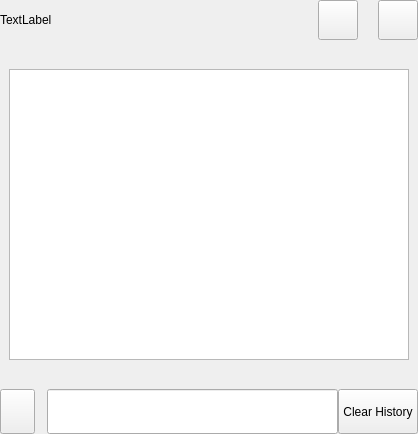
<?xml version="1.0" encoding="UTF-8"?>
<ui version="4.0">
 <class>SettingsConsoleWidget</class>
 <widget class="QWidget" name="SettingsConsoleWidget">
  <property name="geometry">
   <rect>
    <x>0</x>
    <y>0</y>
    <width>418</width>
    <height>434</height>
   </rect>
  </property>
  <property name="windowTitle">
   <string>Form</string>
  </property>
  <layout class="QVBoxLayout" name="verticalLayout">
   <property name="spacing">
    <number>0</number>
   </property>
   <property name="leftMargin">
    <number>0</number>
   </property>
   <property name="topMargin">
    <number>0</number>
   </property>
   <property name="rightMargin">
    <number>0</number>
   </property>
   <property name="bottomMargin">
    <number>0</number>
   </property>
   <item>
    <widget class="QWidget" name="left" native="true">
     <layout class="QVBoxLayout" name="verticalLayout_3">
      <property name="leftMargin">
       <number>0</number>
      </property>
      <property name="topMargin">
       <number>0</number>
      </property>
      <property name="rightMargin">
       <number>0</number>
      </property>
      <property name="bottomMargin">
       <number>0</number>
      </property>
      <item>
       <layout class="QVBoxLayout" name="verticalLayout_2">
        <property name="spacing">
         <number>0</number>
        </property>
        <item>
         <layout class="QHBoxLayout" name="horizontalLayout_3">
          <property name="spacing">
           <number>20</number>
          </property>
          <item>
           <widget class="QLabel" name="labelTitle">
            <property name="text">
             <string>TextLabel</string>
            </property>
           </widget>
          </item>
          <item>
           <spacer name="horizontalSpacer">
            <property name="orientation">
             <enum>Qt::Horizontal</enum>
            </property>
            <property name="sizeHint" stdset="0">
             <size>
              <width>40</width>
              <height>20</height>
             </size>
            </property>
           </spacer>
          </item>
          <item>
           <widget class="QPushButton" name="pushButtonOpenDebug">
            <property name="minimumSize">
             <size>
              <width>0</width>
              <height>40</height>
             </size>
            </property>
            <property name="focusPolicy">
             <enum>Qt::NoFocus</enum>
            </property>
            <property name="text">
             <string/>
            </property>
           </widget>
          </item>
          <item>
           <widget class="QPushButton" name="pushButtonCommandOptions">
            <property name="minimumSize">
             <size>
              <width>0</width>
              <height>40</height>
             </size>
            </property>
            <property name="maximumSize">
             <size>
              <width>16777215</width>
              <height>40</height>
             </size>
            </property>
            <property name="focusPolicy">
             <enum>Qt::NoFocus</enum>
            </property>
            <property name="text">
             <string/>
            </property>
           </widget>
          </item>
         </layout>
        </item>
        <item>
         <spacer name="verticalSpacer_2">
          <property name="orientation">
           <enum>Qt::Vertical</enum>
          </property>
          <property name="sizeType">
           <enum>QSizePolicy::Fixed</enum>
          </property>
          <property name="sizeHint" stdset="0">
           <size>
            <width>20</width>
            <height>20</height>
           </size>
          </property>
         </spacer>
        </item>
        <item>
         <widget class="QWidget" name="consoleWidget" native="true">
          <property name="minimumSize">
           <size>
            <width>0</width>
            <height>300</height>
           </size>
          </property>
          <layout class="QVBoxLayout" name="verticalLayout_4">
           <item>
            <widget class="QTextEdit" name="messagesWidget"/>
           </item>
          </layout>
         </widget>
        </item>
        <item>
         <spacer name="verticalSpacer">
          <property name="orientation">
           <enum>Qt::Vertical</enum>
          </property>
          <property name="sizeType">
           <enum>QSizePolicy::Fixed</enum>
          </property>
          <property name="sizeHint" stdset="0">
           <size>
            <width>20</width>
            <height>20</height>
           </size>
          </property>
         </spacer>
        </item>
        <item>
         <layout class="QHBoxLayout" name="horizontalLayout_7">
          <property name="spacing">
           <number>0</number>
          </property>
          <item>
           <widget class="QPushButton" name="pushButton">
            <property name="minimumSize">
             <size>
              <width>35</width>
              <height>45</height>
             </size>
            </property>
            <property name="maximumSize">
             <size>
              <width>35</width>
              <height>45</height>
             </size>
            </property>
            <property name="text">
             <string/>
            </property>
           </widget>
          </item>
          <item>
           <spacer name="horizontalSpacer_5">
            <property name="orientation">
             <enum>Qt::Horizontal</enum>
            </property>
            <property name="sizeType">
             <enum>QSizePolicy::Fixed</enum>
            </property>
            <property name="sizeHint" stdset="0">
             <size>
              <width>12</width>
              <height>20</height>
             </size>
            </property>
           </spacer>
          </item>
          <item>
           <widget class="QLineEdit" name="lineEdit">
            <property name="minimumSize">
             <size>
              <width>0</width>
              <height>45</height>
             </size>
            </property>
            <property name="maximumSize">
             <size>
              <width>16777215</width>
              <height>45</height>
             </size>
            </property>
           </widget>
          </item>
          <item>
           <widget class="QPushButton" name="pushButtonClear">
            <property name="minimumSize">
             <size>
              <width>45</width>
              <height>45</height>
             </size>
            </property>
            <property name="maximumSize">
             <size>
              <width>135</width>
              <height>45</height>
             </size>
            </property>
            <property name="text">
             <string notr="true">Clear History</string>
            </property>
           </widget>
          </item>
         </layout>
        </item>
       </layout>
      </item>
     </layout>
    </widget>
   </item>
  </layout>
 </widget>
 <resources/>
 <connections/>
</ui>
